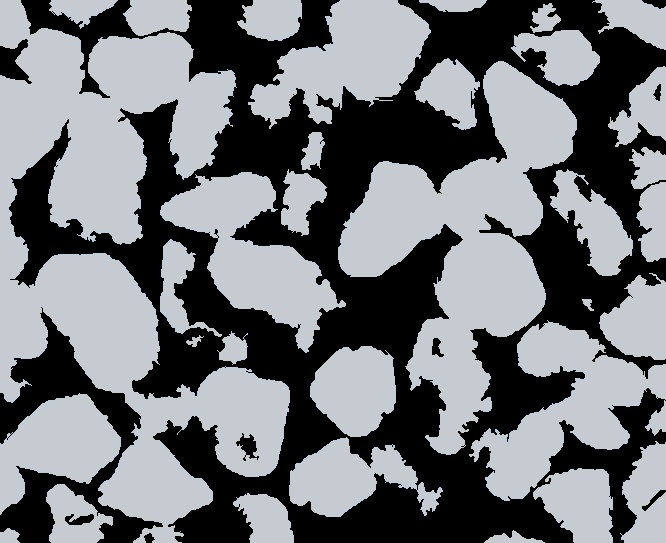
#> input picture EXPA/ML-Segmentation/Etapa3/Sandstone-modelo-etapa3.jpg, 666 x 543 px, found by its file name
$ jupyter execute --allow-errors 'Etapa3-Watersherd&Tabela.ipynb'   (older library calls are emulated)
#> lines starting #> are read from the running program, lines starting #| are printed output that depends on the picture; after the words box and inside, x2 and y2 are one past the last pixel; in counts of white or black regions, pixels touching at a corner belong together
[cell 1]
from google.colab import drive
drive.mount('/content/drive')

# Importação de Bibliotecas.

[cell 2]
from skimage.morphology import binary_erosion
from skimage.morphology import square
from skimage.morphology import remove_small_objects
from skimage.segmentation import watershed,clear_border
from skimage.feature import peak_local_max,canny
from skimage.measure import regionprops,label
from matplotlib import pyplot as plt
from scipy import ndimage as ndi
import pandas as pd
import numpy as np
import cv2

# Leitura da Imagem Segmentada pelo Kmeans na Etapa 2

[cell 3]
input_image_path0 = '/content/drive/MyDrive/EXPA/ML-Segmentation/Etapa3/Sandstone-modelo-etapa3.jpg'
img = cv2.imread(input_image_path0,cv2.IMREAD_GRAYSCALE)
#> img: shape (543, 666); min 0, max 214, mean 115.9
img2 = cv2.threshold(img,50,255,cv2.THRESH_BINARY)
image=img2[1]
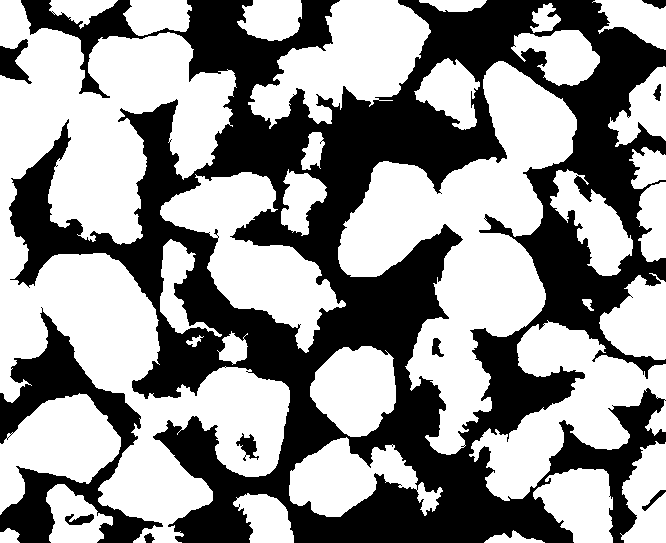
#> image: shape (543, 666); 57.3% white; 10 black regions, largest, box (x1, y1, x2, y2) and area: (9, 0, 666, 543) 141473, (0, 307, 163, 543) 11165, (0, 39, 32, 84) 738
plt.imshow(image)
plt.show()

# Conversão do valor dos pixels da imagem

[cell 4]
image_copy=image.copy()
image[image==255]=150
image[image==0]=255
image[image==150]=0
#> image: shape (543, 666); 42.7% white; 10 white regions
plt.imshow(image)
plt.show()

# Definição de Regiões da Imagem Com calculo de Parâmetros Morfologicos da Imagem.

[cell 5]
all_labels = label(image)
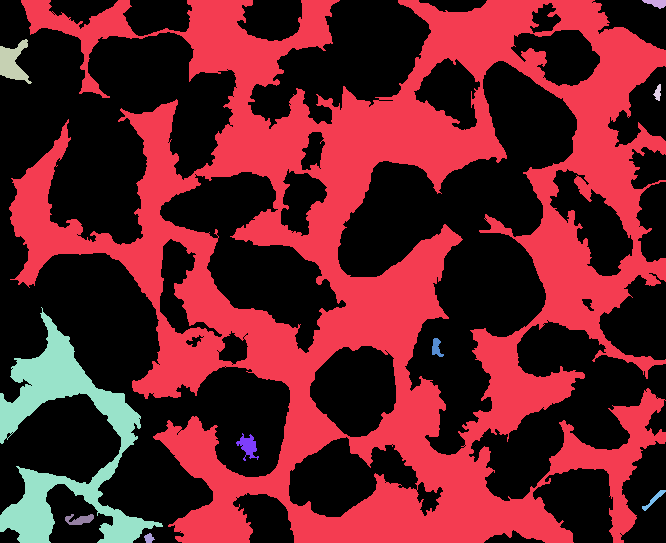
#> all_labels: shape (543, 666) int64; 11 distinct labels, from 0 to 10; one colour per label, 0 black

props = regionprops(all_labels)
#> props = 10 regions; largest, box (x1, y1, x2, y2) and area: (9, 0, 666, 543) 141473, (0, 307, 163, 543) 11165, (0, 39, 32, 84) 738, (236, 433, 259, 461) 294, (65, 514, 94, 525) 200
entries = []
for p in props:
    entry = [p['label'], p['area'],p['coords']]
    entries.append(entry)
#> this loop made 10 passes
#> after the loop, entries = 10 items
df0 = pd.DataFrame(entries, columns= ['label', 'area','coords'])
#> df0 = table of 10 rows and 3 columns
df0['area']

# Remoção de obtejos menores que uma área pré-definida.

[cell 6]
df0 = df0[df0.area > 300]
#> df0 = table of 3 rows and 3 columns
df0=df0.reset_index()
#> df0 = table of 3 rows and 4 columns
lmt=0
image_fix=image.copy()
image_fix[image_fix>0]=0
#> image_fix: shape (543, 666); every value is 0
while lmt < len(df0):
    for x in range(len(df0['coords'][lmt])):
        image_fix[df0['coords'][lmt][x][0],df0['coords'][lmt][x][1]]=255
    lmt+=1
#> this loop made 3 passes
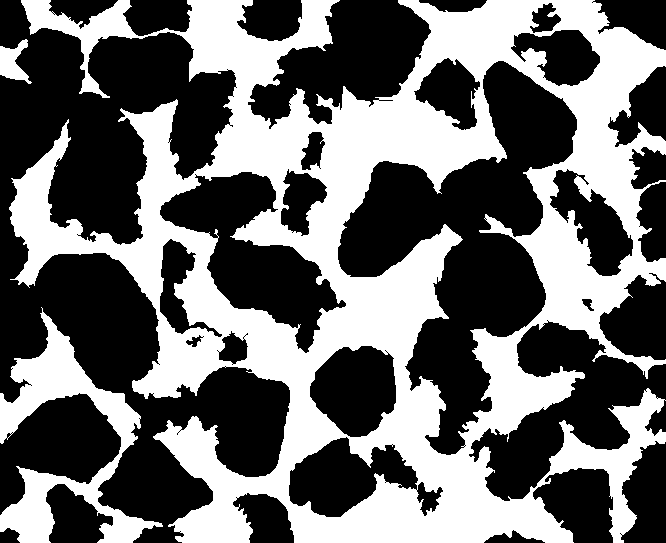
#> image_fix: shape (543, 666); 42.4% white; 3 white regions, box (x1, y1, x2, y2) and area: (9, 0, 666, 543) 141473, (0, 307, 163, 543) 11165, (0, 39, 32, 84) 738
#> after the loop, lmt = 3
plt.imshow(image_fix)
plt.show()

# Conversão pixels ao seu valor inicial

[cell 7]
image_fix[image_fix==255]=150
image_fix[image_fix==0]=255
image_fix[image_fix==150]=0
plt.imshow(image_fix)
plt.show()

# Definição dos limites entre grãos utilizando o algoritimo watershed
> Watershed: https://scikit-image.org/docs/stable/auto_examples/segmentation/plot_watershed.html

> ndi.distance_transform_edt: https://docs.scipy.org/doc/scipy/reference/generated/scipy.ndimage.distance_transform_edt.html

> peak_local_max: https://scikit-image.org/docs/stable/api/skimage.feature.html?highlight=peak_local_max#skimage.feature.peak_local_max

[cell 8]
for alpha in range(1,10):
  kernel = alpha*10
  dist = 'edt' #edt (transformada da distância euclidiana) ou cdt
  flagprint = 1
  if (dist == 'edt'):
    distance = ndi.distance_transform_edt(image_fix)
  else:
    distance = ndi.distance_transform_cdt(image_fix)
  local_maxi = peak_local_max(distance, indices=False, footprint=np.ones((kernel,kernel)),
                          labels=image_fix)
  distance = ndi.distance_transform_edt(image_fix)
  markers = ndi.label(local_maxi)[0]
  labels = watershed(-distance, markers, mask=image_fix)
  if (flagprint == 1):
    plt.imshow(labels, cmap=plt.cm.nipy_spectral)
    plt.title('Separated objects '+ str(kernel))
    plt.tight_layout()
    plt.show()
#> this loop made 9 passes
#> pass 1, `distance = ndi.distance_transform_edt(image_fix)`:
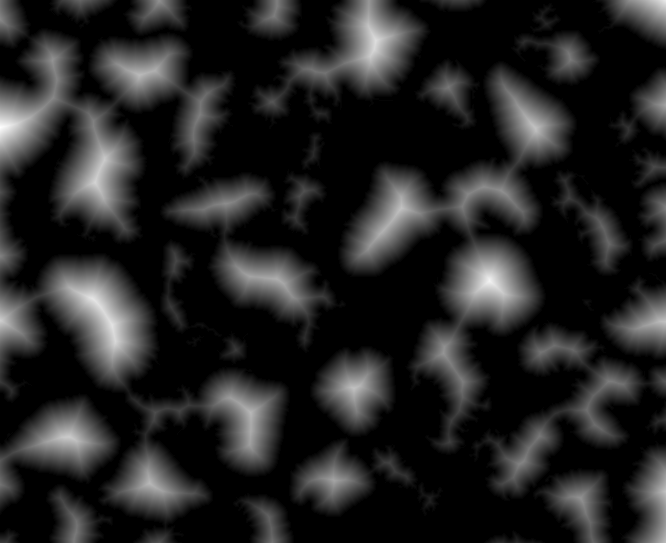
#> distance: shape (543, 666) float64; min 0, max 49.65, mean 7; drawn with min black and max white
#> pass 1, `local_maxi = peak_local_max(distance, indices=False, footprint=np.ones..`:
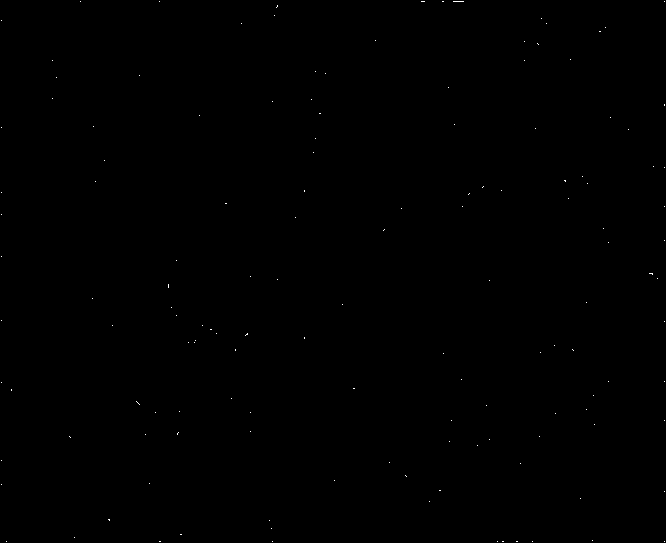
#> local_maxi: shape (543, 666) bool; 0.06% white in thin lines or dots
#> pass 1, `labels = watershed(-distance, markers, mask=image_fix)`:
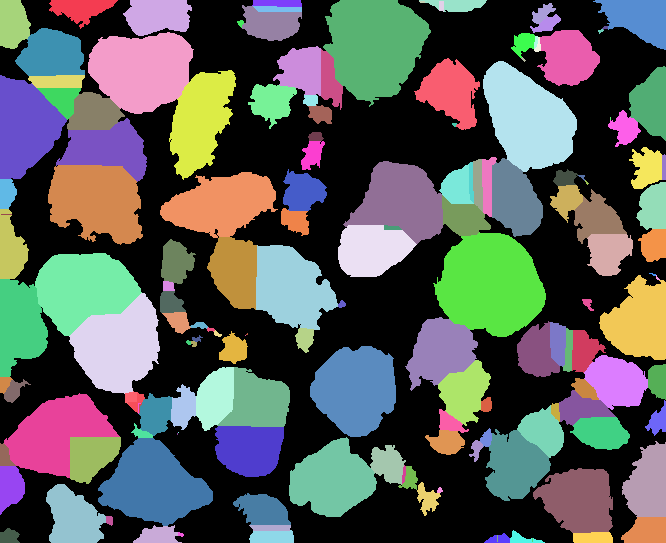
#> labels: shape (543, 666) int32; 156 distinct labels, from 0 to 155; one colour per label, 0 black
#> pass 2, `plt.show()`:
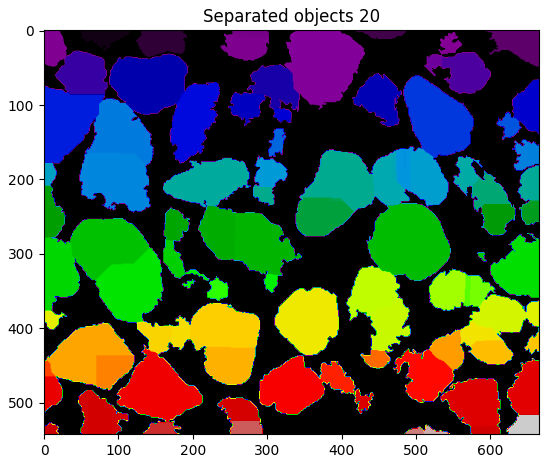
#> figure drawn by matplotlib, 1 panel
#> after the loop:
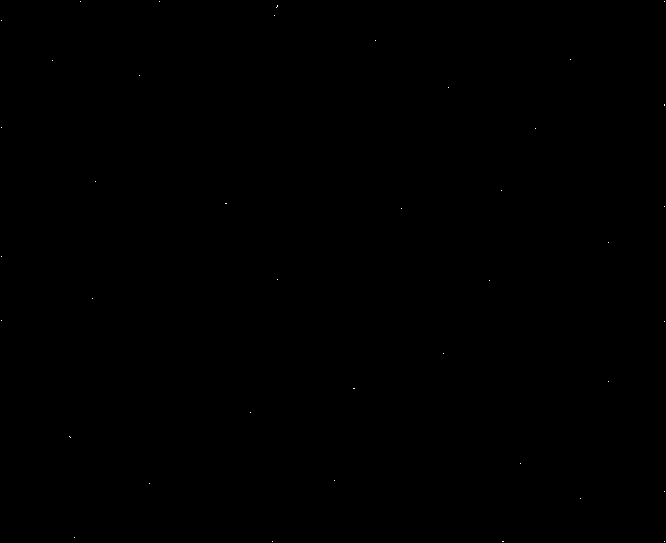
#> local_maxi: shape (543, 666) bool; 0.01% white in thin lines or dots

# Escolha do melhor parametro aplicado no Watershed e exclusão dos grãos da borda.

#> (a cell that did not finish here is left out)

# Obtenção de atributos dos grãos identificados na imagem.

[cell 10]
props = regionprops(labels)
#> props = 42 regions; largest, box (x1, y1, x2, y2) and area: (248, 0, 431, 129) 12311, (35, 253, 160, 394) 11863, (88, 32, 236, 180) 11122, (48, 92, 147, 245) 10595, (125, 367, 290, 477) 9783
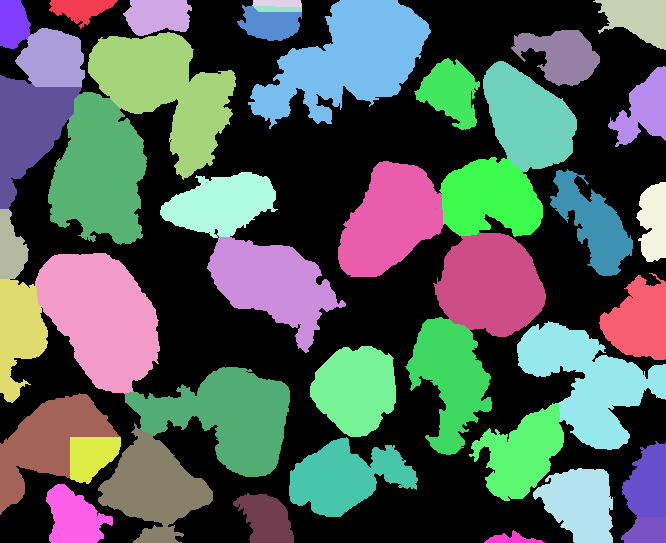
#> labels: shape (543, 666) int32; 43 distinct labels, from 0 to 42; one colour per label, 0 black
entries = []
for p in props:
    entry = [p['label'], p['area'], p['perimeter'],p['MajorAxisLength'],p['MinorAxisLength'],p['centroid'],p['coords'],p['orientation']]
    entries.append(entry)
#> this loop made 42 passes
#> after the loop, entries = 42 items

df2 = pd.DataFrame(entries, columns= ['label', 'area','perimeter','MajorAxisLength','MinorrAxisLength','centroid','coords','orientation'])
#> df2 = table of 42 rows and 8 columns
pixel_to_mm = 0.00294
df2['area']=df2['area']*(pixel_to_mm**2)
df2['perimeter']=df2['perimeter']*pixel_to_mm
df2['MajorAxisLength (mm)']=df2['MajorAxisLength']*pixel_to_mm
df2['MinorrAxisLength (mm)']=df2['MinorrAxisLength']*pixel_to_mm
df2['GrainSize(mm)']=(df2['MajorAxisLength (mm)'])
df2['roundness']=(df2['perimeter']*df2['perimeter'])/df2['area']
df2=df2[['area','perimeter','GrainSize(mm)','roundness','orientation','centroid','coords']]
#> df2 = table of 42 rows and 7 columns

df2
#> Out = table of 42 rows and 7 columns
